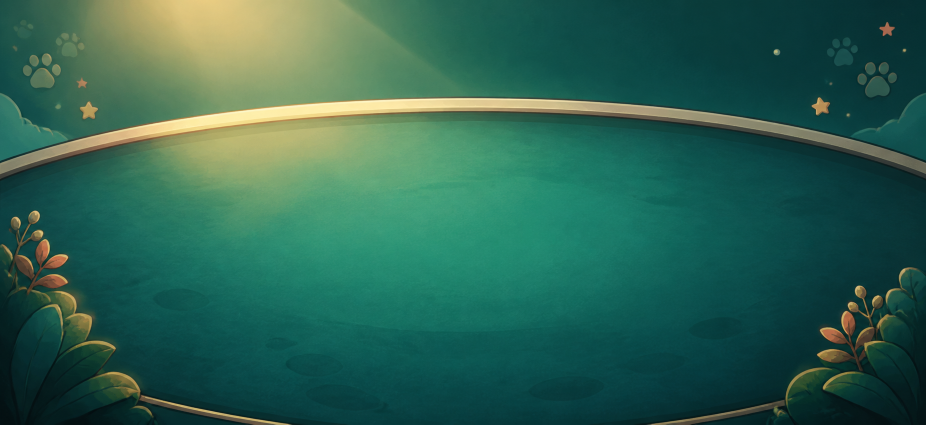
#> input picture tools/dice-stage-source.png, 1852 x 849 px (shown at 1/2 size)
$ python generate_warm_theme_ui_assets.py --avatar-source dice-stage-source.png --daily-source dice-stage-source.png --board-dir . --preview-dir .
#> lines starting #> are read from the running program, lines starting #| are printed output that depends on the picture
#!/usr/bin/env python3
"""Generate the small warm-theme avatar and daily-card LVGL assets."""

from __future__ import annotations

import argparse
from pathlib import Path

from PIL import Image, ImageEnhance, ImageFilter, ImageOps


ASSETS = {
    "qd_tupi_avatar": (40, 40),
    "qd_tupi_daily": (64, 52),
}


def prepare(source: Path, width: int, height: int) -> Image.Image:
#> called with width = 40, height = 40
    with Image.open(source) as opened:
#> opened is the input picture: PIL image 1852x849 RGB; mean R, G, B 45.1, 98.9, 82
        image = opened.convert("RGB")
    image = ImageOps.fit(
        image,
        (width, height),
        method=Image.Resampling.LANCZOS,
        centering=(0.5, 0.5),
    )
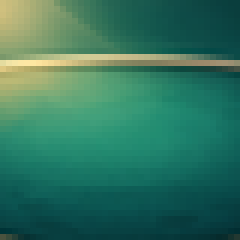
#> image: PIL image 40x40 RGB (shown 6 times larger); mean R, G, B 50.4, 117, 95.2
    image = ImageEnhance.Contrast(image).enhance(1.04)
    image = ImageEnhance.Color(image).enhance(1.03)
    return image.filter(ImageFilter.UnsharpMask(radius=0.7, percent=115, threshold=2))
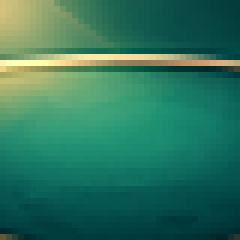
#> returned value: PIL image 40x40 RGB (shown 6 times larger); mean R, G, B 46.4, 117.5, 94.2


def rgb565_bytes(image: Image.Image) -> bytes:
    data = bytearray()
    for red, green, blue in image.getdata():
        value = ((red & 0xF8) << 8) | ((green & 0xFC) << 3) | (blue >> 3)
        data.extend((value & 0xFF, value >> 8))
    return bytes(data)


def write_lvgl_c(image: Image.Image, destination: Path, symbol: str) -> None:
#> called with symbol = 'qd_tupi_avatar'
    width, height = image.size
#> width = 40; height = 40
    data = rgb565_bytes(image)
#> the loop in rgb565_bytes, `for red, green, blue in image.getdata():` made 1600 passes
#> (red, green, blue, value) on passes 1 to 3: (210, 194, 125, 54799), (204, 191, 123, 52719), (199, 190, 123, 50671)
    macro = f"LV_ATTRIBUTE_IMG_{symbol.upper()}"
    lines = []
    for offset in range(0, len(data), 16):
        chunk = data[offset : offset + 16]
        lines.append("    " + ", ".join(f"0x{value:02x}" for value in chunk) + ",")
#> this loop made 200 passes
#> offset on passes 2 to 4: 16, 32, 48
#> after the loop, lines = 200 items

    source = f'''#include "lvgl.h"

#ifndef LV_ATTRIBUTE_MEM_ALIGN
#define LV_ATTRIBUTE_MEM_ALIGN
#endif

#ifndef {macro}
#define {macro}
#endif

const LV_ATTRIBUTE_MEM_ALIGN {macro} uint8_t {symbol}_map[] = {{
{chr(10).join(lines)}
}};

const lv_image_dsc_t {symbol} = {{
    .header = {{
        .magic = LV_IMAGE_HEADER_MAGIC,
        .cf = LV_COLOR_FORMAT_RGB565,
        .flags = 0,
        .w = {width},
        .h = {height},
        .reserved_2 = 0,
        .stride = {width * 2},
    }},
    .data_size = sizeof({symbol}_map),
    .data = {symbol}_map,
    .reserved = NULL,
}};
'''
    destination.write_text(source, encoding="utf-8", newline="\n")


def main() -> None:
    parser = argparse.ArgumentParser()
    parser.add_argument("--avatar-source", type=Path, required=True)
    parser.add_argument("--daily-source", type=Path, required=True)
    parser.add_argument("--board-dir", type=Path, required=True)
    parser.add_argument("--preview-dir", type=Path, required=True)
    args = parser.parse_args()

    args.board_dir.mkdir(parents=True, exist_ok=True)
    args.preview_dir.mkdir(parents=True, exist_ok=True)
    sources = {
        "qd_tupi_avatar": args.avatar_source,
        "qd_tupi_daily": args.daily_source,
    }

    for symbol, (width, height) in ASSETS.items():
        image = prepare(sources[symbol], width, height)
        write_lvgl_c(image, args.board_dir / f"{symbol}.c", symbol)
        image.save(args.preview_dir / f"{symbol}-{width}x{height}.png", optimize=True)
        image.resize((width * 8, height * 8), Image.Resampling.NEAREST).save(
            args.preview_dir / f"{symbol}-pixel-preview.png",
            optimize=True,
        )
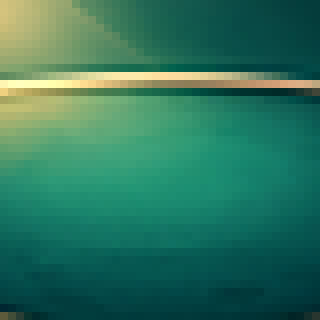
#> saved as qd_tupi_avatar-pixel-preview.png: PIL image 320x320 RGB; mean R, G, B 46.4, 117.5, 94.2
        print(f"{symbol}: {width}x{height}, {width * height * 2} bytes")


if __name__ == "__main__":
    main()
